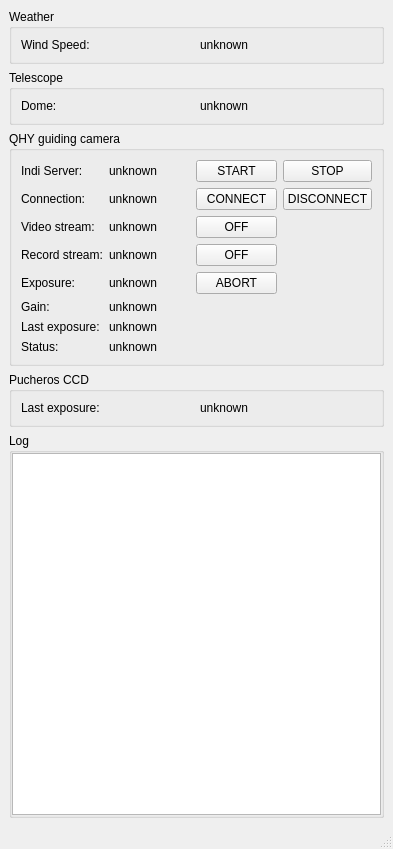
<?xml version="1.0" encoding="UTF-8"?>
<ui version="4.0">
 <class>MainWindow</class>
 <widget class="QMainWindow" name="MainWindow">
  <property name="geometry">
   <rect>
    <x>0</x>
    <y>0</y>
    <width>393</width>
    <height>849</height>
   </rect>
  </property>
  <property name="windowTitle">
   <string>E152 Watchdog</string>
  </property>
  <widget class="QWidget" name="centralwidget">
   <layout class="QGridLayout" name="gridLayout">
    <property name="leftMargin">
     <number>9</number>
    </property>
    <property name="topMargin">
     <number>9</number>
    </property>
    <property name="rightMargin">
     <number>9</number>
    </property>
    <property name="bottomMargin">
     <number>9</number>
    </property>
    <property name="spacing">
     <number>6</number>
    </property>
    <item row="0" column="0">
     <widget class="QGroupBox" name="groupBox">
      <property name="title">
       <string>Weather</string>
      </property>
      <layout class="QGridLayout" name="gridLayout_4">
       <property name="leftMargin">
        <number>9</number>
       </property>
       <property name="topMargin">
        <number>9</number>
       </property>
       <property name="rightMargin">
        <number>9</number>
       </property>
       <property name="bottomMargin">
        <number>9</number>
       </property>
       <property name="spacing">
        <number>6</number>
       </property>
       <item row="0" column="0">
        <widget class="QLabel" name="label_13">
         <property name="text">
          <string>Wind Speed:</string>
         </property>
        </widget>
       </item>
       <item row="0" column="1">
        <widget class="QLabel" name="label_14">
         <property name="text">
          <string>unknown</string>
         </property>
        </widget>
       </item>
      </layout>
     </widget>
    </item>
    <item row="1" column="0">
     <widget class="QGroupBox" name="groupBox_4">
      <property name="title">
       <string>Telescope</string>
      </property>
      <layout class="QGridLayout" name="gridLayout_5">
       <property name="leftMargin">
        <number>9</number>
       </property>
       <property name="topMargin">
        <number>9</number>
       </property>
       <property name="rightMargin">
        <number>9</number>
       </property>
       <property name="bottomMargin">
        <number>9</number>
       </property>
       <property name="spacing">
        <number>6</number>
       </property>
       <item row="0" column="0">
        <widget class="QLabel" name="label_15">
         <property name="text">
          <string>Dome:</string>
         </property>
        </widget>
       </item>
       <item row="0" column="1">
        <widget class="QLabel" name="label_16">
         <property name="text">
          <string>unknown</string>
         </property>
        </widget>
       </item>
      </layout>
     </widget>
    </item>
    <item row="2" column="0">
     <widget class="QGroupBox" name="groupBox_2">
      <property name="title">
       <string>QHY guiding camera</string>
      </property>
      <layout class="QGridLayout" name="gridLayout_2">
       <property name="leftMargin">
        <number>9</number>
       </property>
       <property name="topMargin">
        <number>9</number>
       </property>
       <property name="rightMargin">
        <number>9</number>
       </property>
       <property name="bottomMargin">
        <number>9</number>
       </property>
       <property name="spacing">
        <number>6</number>
       </property>
       <item row="3" column="0">
        <widget class="QLabel" name="label_5">
         <property name="text">
          <string>Video stream:</string>
         </property>
        </widget>
       </item>
       <item row="1" column="0">
        <widget class="QLabel" name="label">
         <property name="text">
          <string>Connection:</string>
         </property>
        </widget>
       </item>
       <item row="9" column="1" colspan="3">
        <widget class="QLabel" name="guiding_camera_status_LB">
         <property name="text">
          <string>unknown</string>
         </property>
        </widget>
       </item>
       <item row="4" column="0">
        <widget class="QLabel" name="label_6">
         <property name="text">
          <string>Record stream:</string>
         </property>
        </widget>
       </item>
       <item row="1" column="1">
        <widget class="QLabel" name="guiding_camera_connection_LB">
         <property name="text">
          <string>unknown</string>
         </property>
        </widget>
       </item>
       <item row="4" column="1">
        <widget class="QLabel" name="guiding_camera_record_stream_LB">
         <property name="text">
          <string>unknown</string>
         </property>
        </widget>
       </item>
       <item row="0" column="2">
        <widget class="QPushButton" name="start_indi_server_BT">
         <property name="text">
          <string>START</string>
         </property>
        </widget>
       </item>
       <item row="0" column="0">
        <widget class="QLabel" name="label_11">
         <property name="text">
          <string>Indi Server:</string>
         </property>
        </widget>
       </item>
       <item row="1" column="3">
        <widget class="QPushButton" name="guiding_camera_disconnect_BT">
         <property name="text">
          <string>DISCONNECT</string>
         </property>
        </widget>
       </item>
       <item row="3" column="2">
        <widget class="QPushButton" name="guiding_camera_video_stream_off_BT">
         <property name="text">
          <string>OFF</string>
         </property>
        </widget>
       </item>
       <item row="1" column="2">
        <widget class="QPushButton" name="guiding_camera_connect_BT">
         <property name="text">
          <string>CONNECT</string>
         </property>
        </widget>
       </item>
       <item row="4" column="2">
        <widget class="QPushButton" name="guiding_camera_record_stream_off_BT">
         <property name="text">
          <string>OFF</string>
         </property>
        </widget>
       </item>
       <item row="6" column="0">
        <widget class="QLabel" name="label_2">
         <property name="text">
          <string>Gain:</string>
         </property>
        </widget>
       </item>
       <item row="9" column="0">
        <widget class="QLabel" name="label_21">
         <property name="text">
          <string>Status:</string>
         </property>
        </widget>
       </item>
       <item row="0" column="1">
        <widget class="QLabel" name="guiding_camera_indi_server_LB">
         <property name="text">
          <string>unknown</string>
         </property>
        </widget>
       </item>
       <item row="0" column="3">
        <widget class="QPushButton" name="stop_indi_server_BT">
         <property name="text">
          <string>STOP</string>
         </property>
        </widget>
       </item>
       <item row="8" column="0">
        <widget class="QLabel" name="label_17">
         <property name="text">
          <string>Last exposure:</string>
         </property>
        </widget>
       </item>
       <item row="3" column="1">
        <widget class="QLabel" name="guiding_camera_video_stream_LB">
         <property name="text">
          <string>unknown</string>
         </property>
        </widget>
       </item>
       <item row="8" column="1" colspan="3">
        <widget class="QLabel" name="guiding_camera_last_exposure_LB">
         <property name="text">
          <string>unknown</string>
         </property>
        </widget>
       </item>
       <item row="6" column="1" colspan="3">
        <widget class="QLabel" name="guiding_camera_gain_LB">
         <property name="text">
          <string>unknown</string>
         </property>
        </widget>
       </item>
       <item row="5" column="0">
        <widget class="QLabel" name="label_9">
         <property name="text">
          <string>Exposure:</string>
         </property>
        </widget>
       </item>
       <item row="5" column="1">
        <widget class="QLabel" name="guiding_camera_exposure_LB">
         <property name="text">
          <string>unknown</string>
         </property>
        </widget>
       </item>
       <item row="5" column="2">
        <widget class="QPushButton" name="guiding_camera_exposure_abort_BT">
         <property name="text">
          <string>ABORT</string>
         </property>
        </widget>
       </item>
      </layout>
     </widget>
    </item>
    <item row="3" column="0">
     <widget class="QGroupBox" name="groupBox_3">
      <property name="title">
       <string>Pucheros CCD</string>
      </property>
      <layout class="QGridLayout" name="gridLayout_6">
       <property name="leftMargin">
        <number>9</number>
       </property>
       <property name="topMargin">
        <number>9</number>
       </property>
       <property name="rightMargin">
        <number>9</number>
       </property>
       <property name="bottomMargin">
        <number>9</number>
       </property>
       <property name="spacing">
        <number>6</number>
       </property>
       <item row="0" column="0">
        <widget class="QLabel" name="label_19">
         <property name="text">
          <string>Last exposure:</string>
         </property>
        </widget>
       </item>
       <item row="0" column="1">
        <widget class="QLabel" name="label_20">
         <property name="text">
          <string>unknown</string>
         </property>
        </widget>
       </item>
      </layout>
     </widget>
    </item>
    <item row="4" column="0">
     <widget class="QGroupBox" name="groupBox_5">
      <property name="title">
       <string>Log</string>
      </property>
      <layout class="QGridLayout" name="gridLayout_3">
       <property name="leftMargin">
        <number>0</number>
       </property>
       <property name="topMargin">
        <number>0</number>
       </property>
       <property name="rightMargin">
        <number>0</number>
       </property>
       <property name="bottomMargin">
        <number>0</number>
       </property>
       <property name="spacing">
        <number>0</number>
       </property>
       <item row="0" column="0">
        <widget class="QPlainTextEdit" name="log_PTE">
         <property name="minimumSize">
          <size>
           <width>0</width>
           <height>300</height>
          </size>
         </property>
         <property name="readOnly">
          <bool>true</bool>
         </property>
        </widget>
       </item>
      </layout>
     </widget>
    </item>
   </layout>
  </widget>
  <widget class="QMenuBar" name="menubar">
   <property name="geometry">
    <rect>
     <x>0</x>
     <y>0</y>
     <width>393</width>
     <height>22</height>
    </rect>
   </property>
  </widget>
  <widget class="QStatusBar" name="statusbar"/>
 </widget>
 <resources/>
 <connections/>
</ui>
